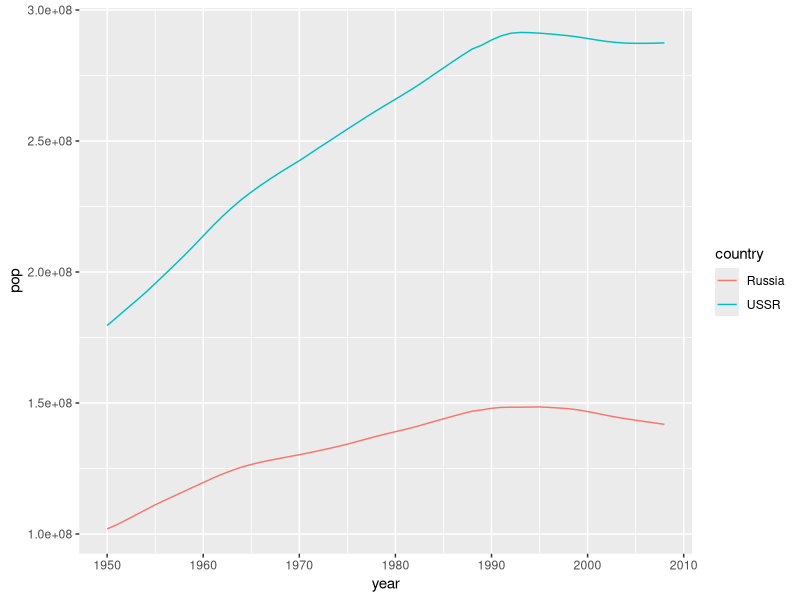

The R script that drew this image:
#' ---
#' date: "`r format(Sys.Date())`"
#' output:
#'   html_document:
#'     keep_md: TRUE
#' ---

library(plyr)  ## revalue()
suppressPackageStartupMessages(library(dplyr))
library(ggplot2)
library(readr)

#' Bring in lightly cleaned datasets extracted from Excel spreadsheets.
pop_dat <- read_tsv("01_pop.tsv") %>% 
  mutate(country = factor(country))
pop_dat %>% str()
pop_dat %>% head()
pop_dat %>% tail()

le_dat <- read_tsv("02_lifeExp.tsv") %>% 
  mutate(country = factor(country),
         continent = factor(continent))
le_dat %>% str()
le_dat %>% head()
le_dat %>% tail()

gdp_dat <- read_tsv("03_gdpPercap.tsv") %>% 
  mutate(country = factor(country))
gdp_dat %>% str()
gdp_dat %>% head()
gdp_dat %>% tail()

#' Overlap between countries in the different datasets
country_levels <- function(df) levels(df$country)
union_country <- country_levels(pop_dat) %>%
  union(country_levels(le_dat)) %>%
  union(country_levels(gdp_dat)) %>%
  sort()
union_country %>% length()
union_country
#' I see lots of problems. Recorded in the file country-pain.txt. Which
#' countries appear in which dataset?
c_dat <- data_frame(country = union_country,
                    pop = country %in% levels(pop_dat$country),
                    le = country %in% levels(le_dat$country),
                    gdp = country %in% levels(gdp_dat$country),
                    total = pop + le + gdp)
c_dat$total %>% table

#' Can I just ignore countries that appear in 1 or 2 datasets?
c_dat %>%
  filter(total < 3)
#' No, I cannot. That is sad.

#' These are the ad hoc fixes I decided to make in 2010. country-pain.txt
#' contains a more comprehensive collection of problems.
country_subs <- c("Bahamas, The" = "Bahamas",
                  "Central African Rep." = "Central African Republic",
                  "Cook Is" = "Cook Islands",
                  "Czech Rep." = "Czech Republic",
                  "Dominican Rep." = "Dominican Republic",
                  "Egypt, Arab Rep." = "Egypt",
                  "Gambia, The" = "Gambia",
                  "Iran, Islamic Rep." = "Iran",
                  "Russian Federation" = "Russia",
                  "Syrian Arab Republic" = "Syria",
                  "Venezuela, RB" = "Venezuela")
revalue_country <- function(x) revalue(x, country_subs)
pop_dat <- pop_dat %>%
  mutate(country = revalue_country(country))
le_dat <- le_dat %>%
  mutate(country = revalue_country(country))
gdp_dat <- gdp_dat %>%
  mutate(country = revalue_country(country))

#' Studying the overlap between countries in the different datasets. Again.
union_country <- country_levels(pop_dat) %>%
  union(country_levels(le_dat)) %>%
  union(country_levels(gdp_dat)) %>%
  sort()
union_country %>% length()
c_dat <- data_frame(country = union_country,
                    pop = country %in% levels(pop_dat$country),
                    le = country %in% levels(le_dat$country),
                    gdp = country %in% levels(gdp_dat$country),
                    total = pop + le + gdp)
c_dat$total %>% table()

#' Now can I just ignore countries that appear in 1 or 2 datasets?
c_dat %>%
  filter(total < 3)
#' Other than USSR, yes I will ignore countries that appear in 1 or 2 datasets.

pop_russia <- pop_dat %>%
  filter(country %in% c("Russia","USSR"))
(ggplot(pop_russia, aes(x = year, y = pop, color = country)) +
   geom_line())
#' Huh? Pop data present for USSR *and* Russia, 1950 - 2008. USSR pop >> Russia
#' pop. USSR presumably includes Russia??

le_dat %>%
  filter(country %in% c("Russia","USSR"))
gdp_dat %>%
  filter(country %in% c("Russia","USSR"))
#' `lifeExp` and `gdpPercap` only have data for Russia. Executive decision: keep
#' Russia, discard USSR.
#' 
#' Decision: keep countries found in all 3 datasets.
#' 
#' Merge all three datasets! Then enforce countries to keep.
## 2015-12-29 note:
## dplyr bug means we can't use inner_join right now
## https://github.com/hadley/dplyr/issues/1559
gap_dat <- pop_dat %>%
#  inner_join(gdp_dat, by = c("country", "year")) %>%
#  inner_join(le_dat, by = c("country", "year")) %>%
  merge(gdp_dat, by = c("country", "year")) %>% 
  merge(le_dat, by = c("country", "year")) %>%
  droplevels() %>%
  arrange(country, year)

gap_dat %>% str()
## 2015: agrees with merged result in 2014, except for
##   * pop is int now (as it should be and as it was in 2010)
##   * continent used to have 7 levels because we had "" instead of NA (I think)
## 2014: agreed with merged result in 2010, except for
##   * variable order
##   * pop is numeric now, was integer then
##   * at this point in 2010 cleaning, I had an unused level for the country
##     factor (Tokelau), which has no downstream effects

my_vars <- c('country', 'continent', 'year', 'lifeExp', 'pop', 'gdpPercap')
gap_dat <- gap_dat[my_vars]

write_tsv(gap_dat, "04_gap-merged.tsv")
